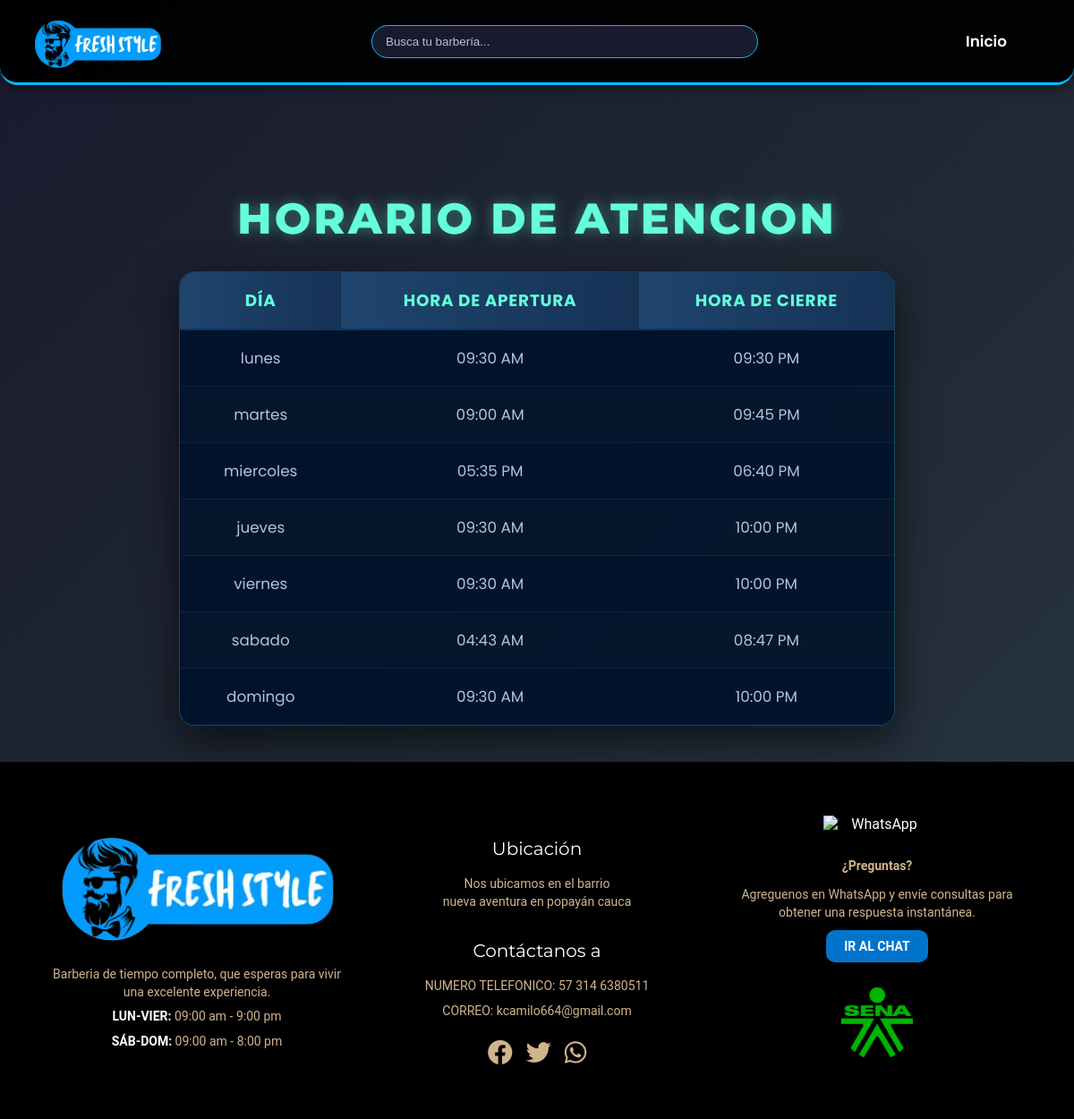
The page /horario/ on the database its author committed.
### APP_PRINCIPAL/models/Horario.py (models this page shows, shortened)
class Horario(models.Model):
    dia = models.CharField(max_length=20)
    apertura = models.TimeField()
    cierre = models.TimeField()

### APP_PRINCIPAL/views/horario_barberia.py (the view)
# urls.py: path('horario/', horario_barberia, name='horario'),
def horario_barberia(request):
    horarios = Horario.objects.all().order_by('id') # Access objects on the Horario model class
    return render(request, 'horario.html', {'horarios': horarios})

### APP_PRINCIPAL/templates/horario.html (shortened to what this page needs)
{% load static %}
<!DOCTYPE html>
<html lang="es">
<head>
    <link rel="stylesheet" href="{% static 'css/horario.css' %}">
    <link rel="stylesheet" href="https://cdnjs.cloudflare.com/ajax/libs/font-awesome/5.15.4/css/all.min.css">
</head>
<body>
    <header class="navbar">
      <img src="{% static 'img/PRIMERA_PARTE/home_1.png' %}" alt="Logo Fresh Style" class="logo">
      <input type="text" class="search-bar" placeholder="Busca tu barbería...">
      <nav class="nav-links">
        <a href="{% url 'pagina_principal' %}">Inicio</a>
      </nav>
    </header>
    <main class="main-content">
        <h2>Horario de Atencion</h2>
        <table>
            <tr>
                <th>Día</th>
                <th>Hora de Apertura</th>
                <th>Hora de Cierre</th>
            </tr>
            {% for h in horarios %}
            <tr>
                <td>{{ h.dia }}</td>
                <td>{{ h.apertura|time:"h:i A" }}</td>
                <td>{{ h.cierre|time:"h:i A" }}</td>
            </tr>
            {% empty %}
            <tr>
                <td colspan="3">No hay horarios registrados.</td>
            </tr>
            {% endfor %}
        </table>
    </main>
    <footer class="footer">
      <div class="footer-section">
        <img src="{% static 'img/PRIMERA_PARTE/home_1.png' %}" alt="Fresh Style Logo" class="logo_1" />
        <p class="descripcion">Barberia de tiempo completo, que esperas para vivir una excelente experiencia.</p>
        <p><strong>LUN-VIER:</strong> 09:00 am - 9:00 pm</p>
        <p><strong>SÁB-DOM:</strong> 09:00 am - 8:00 pm</p>
      </div>
      <div class="footer-section">
        <h2>Ubicación</h2>
        <p>Nos ubicamos en el barrio<br>nueva aventura en popayán cauca</p>
        <h2>Contáctanos a</h2>
        <p>NUMERO TELEFONICO: 57 314 6380511</p>
        <p>CORREO: kcamilo664@gmail.com</p>
        <div class="social-icons">
          <i class="fab fa-facebook"></i>
          <i class="fab fa-twitter"></i>
          <i class="fab fa-whatsapp"></i>
        </div>
      </div>
      <div class="footer-section">
        <div class="whatsapp-contenido">
          <img src="{% static 'img/FOOTER/whasa.png' %}" class="whatsapp-logo" alt="WhatsApp">
          <h3 class="texto-whatsapp">¿Preguntas?</h3>
          <p class="texto-whatsapp">Agreguenos en WhatsApp y envíe consultas para obtener una respuesta instantánea.</p>
          <a href="#" class="btn-whatsapp">IR AL CHAT</a>
        </div>
        <img src="{% static 'img/FOOTER/sena.png' %}" class="sena-logo" alt="SENA">
      </div>
    </footer>
</body>
</html>

### rows shown on the page
Horario: dia "lunes", apertura "09:30 AM", cierre "09:30 PM"
Horario: dia "martes", apertura "09:00 AM", cierre "09:45 PM"
Horario: dia "miercoles", apertura "05:35 PM", cierre "06:40 PM"
Horario: dia "jueves", apertura "09:30 AM", cierre "10:00 PM"
Horario: dia "viernes", apertura "09:30 AM", cierre "10:00 PM"
Horario: dia "sabado", apertura "04:43 AM", cierre "08:47 PM"
Horario: dia "domingo", apertura "09:30 AM", cierre "10:00 PM"
